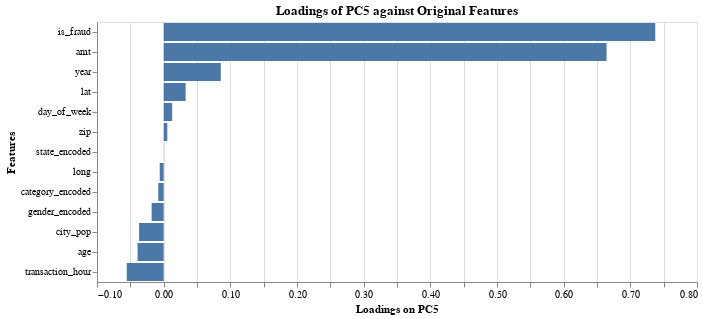

The code cell stored with this chart in its notebook:
### Code cell
# Create the horizontal bar chart
horizontal_bar_chart_pc5 = alt.Chart(loadings_df).mark_bar().encode(
    x=alt.X('PC5:Q', title='Loadings on PC5'),
    y=alt.Y('feature_names:N', title='Features', sort='-x')
).properties(
    title='Loadings of PC5 against Original Features',
    width=600
)

horizontal_bar_chart_pc5

### Figure 1 — Vega-Lite specification as saved in the notebook (floating-point values rounded to 4 significant figures)
{"config": {"view": {"continuousWidth": 400, "continuousHeight": 300}}, "data": {"name": "data-16d234ee1b5a179fbcaf2b7e974fd760"}, "mark": "bar", "encoding": {"x": {"field": "PC5", "title": "Loadings on PC5", "type": "quantitative"}, "y": {"field": "feature_names", "sort": "-x", "title": "Features", "type": "nominal"}}, "title": "Loadings of PC5 against Original Features", "width": 600, "$schema": "https://vega.github.io/schema/vega-lite/v4.17.0.json", "datasets": {"data-16d234ee1b5a179fbcaf2b7e974fd760": [{"feature_names": "amt", "PC1": 9.947e-05, "PC2": -0.001209, "PC3": -0.006958, "PC4": 0.1032, "PC5": 0.6643, "PC6": 0.03961, "PC7": 0.1292, "PC8": 0.07638, "PC9": 0.7226, "PC10": 0.02636, "PC11": -0.000517, "PC12": 0.03157, "PC13": 0.002036}, {"feature_names": "is_fraud", "PC1": 5.097e-05, "PC2": 0.002505, "PC3": -0.00261, "PC4": 0.04856, "PC5": 0.7374, "PC6": 0.03233, "PC7": -0.1184, "PC8": -0.0947, "PC9": -0.6541, "PC10": -0.02954, "PC11": 0.03408, "PC12": -0.003839, "PC13": 0.00066}, {"feature_names": "zip", "PC1": -0.0176, "PC2": -0.0001538, "PC3": 0.6896, "PC4": 0.07483, "PC5": 0.005438, "PC6": -0.1447, "PC7": 0.009295, "PC8": 0.004539, "PC9": -0.004217, "PC10": 0.07792, "PC11": 0.01122, "PC12": 0.002485, "PC13": -0.7008}, {"feature_names": "lat", "PC1": 0.01375, "PC2": 0.001083, "PC3": -0.2261, "PC4": -0.02555, "PC5": 0.03299, "PC6": -0.4609, "PC7": 0.212, "PC8": 0.2883, "PC9": -0.1012, "PC10": 0.7706, "PC11": 0.009113, "PC12": 0.02913, "PC13": -0.03888}, {"feature_names": "long", "PC1": 0.0222, "PC2": 0.0005428, "PC3": -0.6633, "PC4": -0.06995, "PC5": -0.005927, "PC6": 0.1898, "PC7": -0.02555, "PC8": -0.02551, "PC9": 0.01182, "PC10": -0.101, "PC11": -0.01013, "PC12": -0.005228, "PC13": -0.7119}, {"feature_names": "city_pop", "PC1": 0.003327, "PC2": -0.0006654, "PC3": 0.1226, "PC4": -0.01482, "PC5": -0.03689, "PC6": 0.7773, "PC7": -0.1227, "PC8": -0.1313, "PC9": 0.009838, "PC10": 0.5881, "PC11": -0.003886, "PC12": -0.02157, "PC13": 0.02088}, {"feature_names": "day_of_week", "PC1": -0.0001442, "PC2": 0.006461, "PC3": 0.01766, "PC4": -0.2171, "PC5": 0.01277, "PC6": 0.009121, "PC7": 0.7686, "PC8": -0.5976, "PC9": -0.05605, "PC10": 0.007593, "PC11": -0.03355, "PC12": 0.01118, "PC13": -0.0005771}, {"feature_names": "year", "PC1": -0.0004742, "PC2": 0.04423, "PC3": 0.03753, "PC4": -0.6106, "PC5": 0.0857, "PC6": -0.1674, "PC7": -0.3511, "PC8": -0.2013, "PC9": 0.09884, "PC10": 0.07939, "PC11": -0.6391, "PC12": -0.002619, "PC13": -0.0009919}, {"feature_names": "age", "PC1": -0.0004777, "PC2": -0.001623, "PC3": -0.1103, "PC4": 0.3158, "PC5": -0.0391, "PC6": -0.3052, "PC7": -0.4248, "PC8": -0.6953, "PC9": 0.1473, "PC10": 0.1889, "PC11": 0.2648, "PC12": 0.0448, "PC13": 0.002347}, {"feature_names": "transaction_hour", "PC1": 0.0001987, "PC2": -0.05325, "PC3": -0.05833, "PC4": 0.6718, "PC5": -0.05542, "PC6": 0.02163, "PC7": 0.1176, "PC8": -0.04943, "PC9": -0.06346, "PC10": 0.006807, "PC11": -0.7201, "PC12": 0.001376, "PC13": 0.0002915}, {"feature_names": "category_encoded", "PC1": 0.0002938, "PC2": 0.9976, "PC3": -0.004211, "PC4": 0.06481, "PC5": -0.008121, "PC6": 0.009157, "PC7": 0.01631, "PC8": 0.009115, "PC9": -0.004714, "PC10": -0.003298, "PC11": -0.009624, "PC12": 0.006514, "PC13": 0.0004009}, {"feature_names": "gender_encoded", "PC1": -0.001152, "PC2": -0.006318, "PC3": 0.009201, "PC4": -0.01791, "PC5": -0.01802, "PC6": 0.04357, "PC7": -0.004268, "PC8": 0.02322, "PC9": -0.02775, "PC10": -0.01979, "PC11": -0.01242, "PC12": 0.9977, "PC13": -0.0005682}, {"feature_names": "state_encoded", "PC1": 0.9995, "PC2": -0.0002962, "PC3": 0.02957, "PC4": 0.002916, "PC5": -0.000191, "PC6": -0.003196, "PC7": -0.002076, "PC8": -0.003366, "PC9": 0.001076, "PC10": -0.00884, "PC11": 0.0002586, "PC12": 0.0009976, "PC13": 0.00394}]}}
